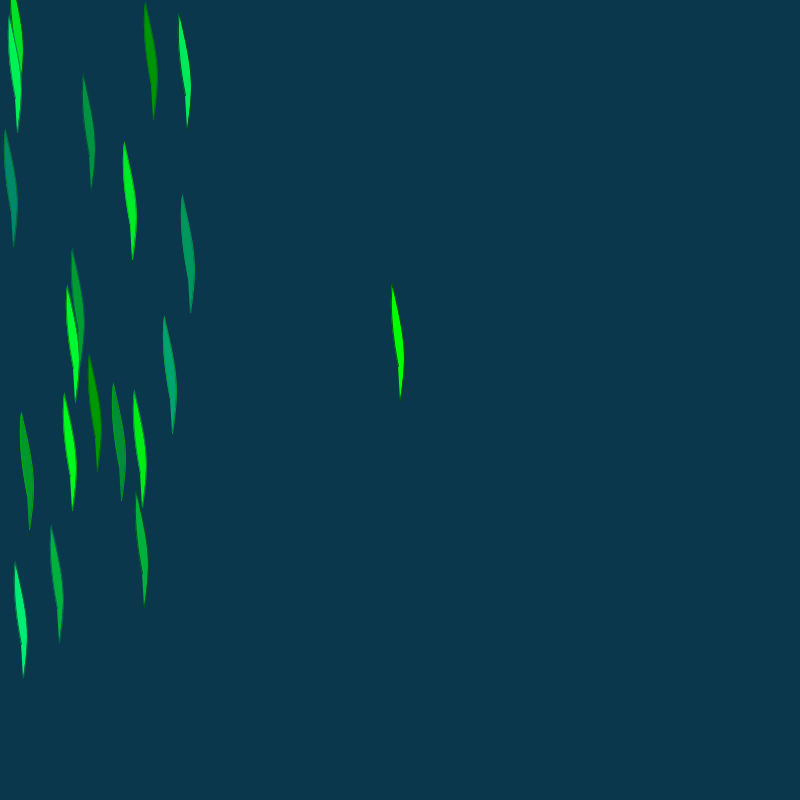
Frame 1 (no input)
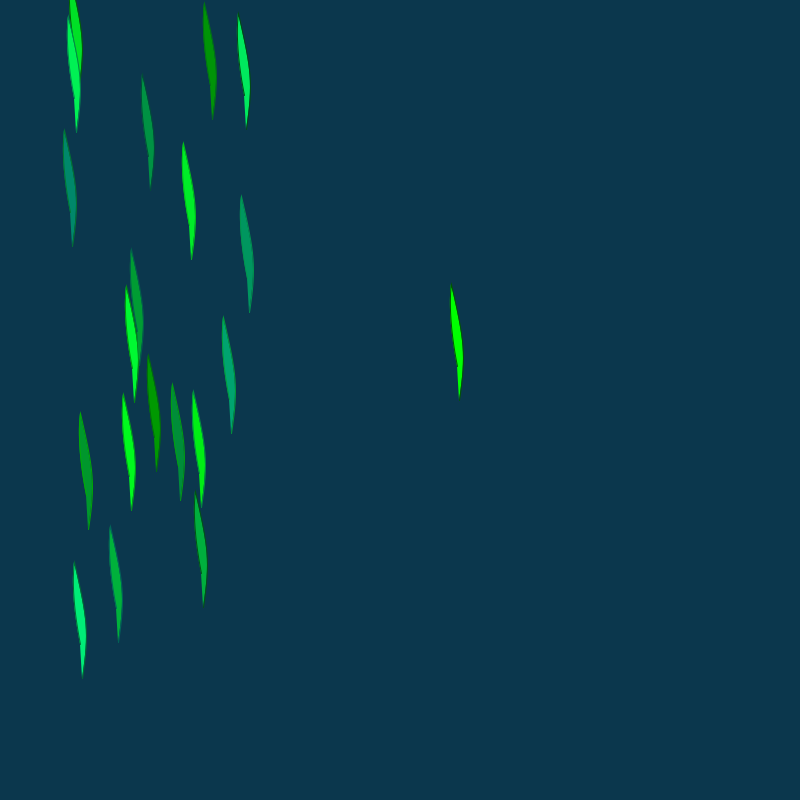
Frame 60 (the mouse pressed at the canvas centre just before this capture)
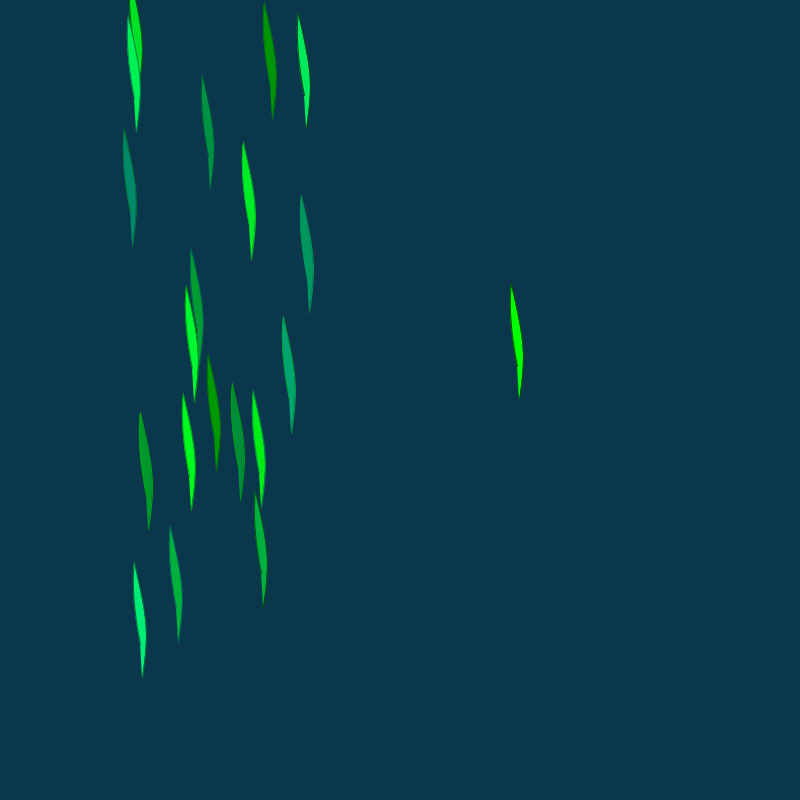
Frame 120 (the mouse held since frame 60 and released just before this capture)

The Processing sketch that drew these frames (run headless with seeded random() and noise(); from frame 60 on, the mouse is pressed at the canvas centre):

// Processing sketch: Algae
// ── Algae.pde
class AlgenKlasse
{
  int posX, posY;
  color sCol, fCol;

  AlgenKlasse() // Default constructor, with hopefully sensible default values
  {
    posX = width / 2; posY = height / 2;
    sCol = #005500;
    fCol = #00FF00;
  }

  AlgenKlasse(int x, int y, color sc, color fc)
  {
    posX = x; posY = y;
    sCol = sc; fCol = fc;
  }

  void draw()
  {
    stroke(sCol);
    fill(fCol);

    pushMatrix();
    translate(posX, posY);

    beginShape();
    // I suppose this is the origin point, so I set these coordinates to 0
    // and substract them from the other vertices
    vertex(0, 0);
    bezierVertex(7, -47, 5, -59, -8, -116);
    bezierVertex(-8, -116, -13, -89, -2, -34);
    endShape();

    popMatrix();
  }
}

final int ALGAE_NB = 20;
AlgenKlasse[] ak;
int curPos = 0;

void setup()
{
  smooth();
//~   noLoop();// No animation
  size(800, 800);

  ak = new AlgenKlasse[ALGAE_NB];
  ak[0] = new AlgenKlasse();  // Just to show default constructor use... ;)
  for (int i = 1; i < ALGAE_NB; i++)
  {
    ak[i] = new AlgenKlasse(int(random(10, 200)), int(random(70, height)),
        color(0, random(64, 200), random(0, 100)), color(0, random(128, 255), random(0, 128)));
  }
}

void draw()
{
  background(11, 55, 77);
  pushMatrix();
  translate(curPos, 0);

  for (int i = 0; i < ALGAE_NB; i++)
  {
    ak[i].draw();
  }

  popMatrix();
  curPos++;
}
